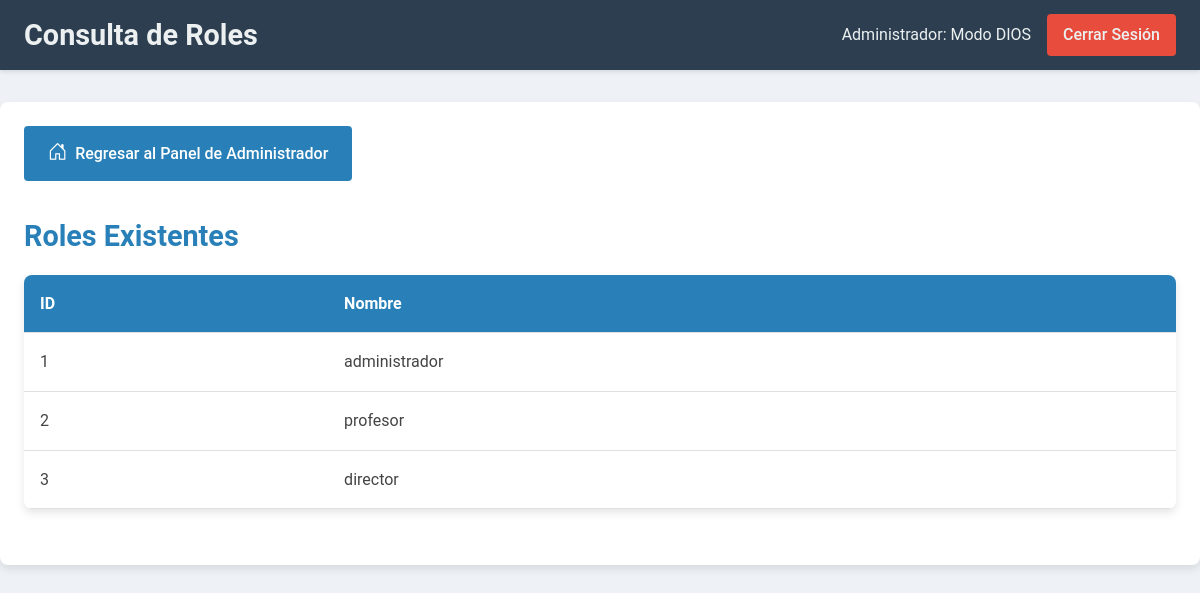
/administrador/gestionar_perfiles.php (signed in), run on the app's committed database.
### tables this page shows
CREATE TABLE `roles` (
  `rol_id` int(11) NOT NULL,
  `nombre` varchar(100) NOT NULL,
  `descripcion` text DEFAULT NULL,
  `fecha_creacion` timestamp NOT NULL DEFAULT current_timestamp()
);

### administrador/gestionar_perfiles.php (the view, shortened to what this page needs)
<?php
require_once '../db.php';
try {
    $sql_roles = "SELECT rol_id, nombre FROM roles";
    $stmt_roles = $pdo->query($sql_roles);
    $roles = $stmt_roles->fetchAll(PDO::FETCH_ASSOC);
} catch (PDOException $e) {
    die("Error al obtener los roles: " . htmlspecialchars($e->getMessage()));
}
?>
<!DOCTYPE html>
<html lang="es">
<head>
    <link rel="stylesheet" href="CSS/gestionar_perfiles.css">
    <link href="https://cdn.jsdelivr.net/npm/bootstrap-icons/font/bootstrap-icons.css" rel="stylesheet">
</head>
<body>
    <header class="navbar">
        <div class="navbar-container">
            <h1>Consulta de Roles</h1>
            <div class="navbar-right">
                <span>Administrador: <?php echo htmlspecialchars($_SESSION['nombre']); ?></span>
                <a href="../logout.php" class="logout-button">Cerrar Sesión</a>
            </div>
        </div>
    </header>
    <main class="main-container">
        <div class="button-container">
            <a href="administrador_dashboard.php" class="control-button">
                <i class="bi bi-house-door"></i>
                <span>Regresar al Panel de Administrador</span>
            </a>
        </div>
        <section class="table-section">
            <h2>Roles Existentes</h2>
            <table>
                <thead>
                    <tr>
                        <th>ID</th>
                        <th>Nombre</th>
                    </tr>
                </thead>
                <tbody>
                    <?php if (!empty($roles)): ?>
                        <?php foreach ($roles as $rol): ?>
                            <tr>
                                <td><?php echo htmlspecialchars($rol['rol_id']); ?></td>
                                <td><?php echo htmlspecialchars($rol['nombre']); ?></td>
                            </tr>
                        <?php endforeach; ?>
                    <?php else: ?>
                        <tr>
                            <td colspan="2">No hay roles registrados.</td>
                        </tr>
                    <?php endif; ?>
                </tbody>
            </table>
        </section>
    </main>
</body>
</html>

### administrador/CSS/gestionar_perfiles.css (style rules this page uses)
body { margin: 0; padding: 0; font-family: 'Roboto', sans-serif; background-color: #eef2f6; color: #444; line-height: 1.6; }
.navbar { background-color: #2c3e50; color: #ecf0f1; padding: 0.75rem 1.5rem; box-shadow: 0 2px 4px rgba(0, 0, 0, 0.1); position: sticky; top: 0; z-index: 1000; }
.navbar-container { display: flex; justify-content: space-between; align-items: center; max-width: 1200px; margin: 0 auto; }
.navbar h1 { margin: 0; font-size: 1.8rem; font-weight: bold; color: #ecf0f1; }
.navbar-right { display: flex; align-items: center; gap: 1rem; }
.navbar-right span { font-size: 1rem; color: #ecf0f1; }
.logout-button { text-decoration: none; color: #ecf0f1; background-color: #e74c3c; padding: 0.5rem 1rem; border-radius: 4px; font-weight: 500; border: none; transition: background-color 0.3s ease; cursor: pointer; }
.main-container { max-width: 1200px; margin: 2rem auto; padding: 1.5rem; background-color: #ffffff; border-radius: 8px; box-shadow: 0 4px 8px rgba(0, 0, 0, 0.1); }
.button-container { margin-bottom: 2rem; }
.control-button { display: inline-flex; align-items: center; gap: 0.5rem; text-decoration: none; background-color: #2980b9; color: #ffffff; padding: 0.75rem 1.5rem; border-radius: 4px; font-size: 1rem; font-weight: 500; transition: background-color 0.3s ease, transform 0.3s ease; }
.control-button i { font-size: 1.2rem; }
.table-section { margin-bottom: 2rem; }
.table-section h2 { font-size: 1.8rem; margin-bottom: 1rem; color: #2980b9; }
table { width: 100%; border-collapse: collapse; background-color: #ffffff; border-radius: 8px; overflow: hidden; box-shadow: 0 4px 8px rgba(0, 0, 0, 0.1); }
table th, table td { padding: 1rem; border-bottom: 1px solid #e0e0e0; text-align: left; }
table th { background-color: #2980b9; color: #ffffff; font-weight: bold; }

### data on the page
roles: rol_id "1", nombre "administrador"
roles: rol_id "2", nombre "profesor"
roles: rol_id "3", nombre "director"

### other printed values
$_SESSION['nombre'] "Modo DIOS"
